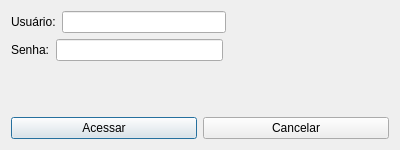
<?xml version="1.0" encoding="UTF-8"?>
<ui version="4.0">
 <class>DialogSessao</class>
 <widget class="QDialog" name="DialogSessao">
  <property name="windowTitle" stdset="0">
   <string>Acessar sistema...</string>
  </property>
  <property name="sizePolicy" stdset="0">
   <sizepolicy hsizetype="Fixed" vsizetype="Fixed">
    <horstretch>0</horstretch>
    <verstretch>0</verstretch>
   </sizepolicy>
  </property>
  <property name="geometry" stdset="0">
   <rect>
    <x>0</x>
    <y>0</y>
    <width>400</width>
    <height>150</height>
   </rect>
  </property>
  <layout class="QVBoxLayout" name="verticalLayout_2">
   <item>
    <layout class="QVBoxLayout" name="verticalLayout">
     <item>
      <layout class="QHBoxLayout" name="horizontalLayout_2">
       <item>
        <widget class="QLabel" name="label_Usuario">
         <property name="text" stdset="0">
          <string>Usuário:</string>
         </property>
        </widget>
       </item>
       <item>
        <widget class="QLineEdit" name="lineEditUsuario"/>
       </item>
       <item>
        <spacer name="horizontalSpacer">
         <property name="sizeHint" stdset="0">
          <size>
           <width>40</width>
           <height>20</height>
          </size>
         </property>
         <property name="orientation" stdset="0">
          <enum>Qt::Horizontal</enum>
         </property>
        </spacer>
       </item>
      </layout>
     </item>
     <item>
      <layout class="QHBoxLayout" name="horizontalLayout_3">
       <item>
        <widget class="QLabel" name="label_Senha">
         <property name="text" stdset="0">
          <string>Senha:</string>
         </property>
        </widget>
       </item>
       <item>
        <widget class="QLineEdit" name="lineEditSenha">
         <property name="echoMode" stdset="0">
          <enum>QLineEdit::PasswordEchoOnEdit</enum>
         </property>
        </widget>
       </item>
       <item>
        <spacer name="horizontalSpacer_2">
         <property name="sizeHint" stdset="0">
          <size>
           <width>40</width>
           <height>20</height>
          </size>
         </property>
         <property name="orientation" stdset="0">
          <enum>Qt::Horizontal</enum>
         </property>
        </spacer>
       </item>
      </layout>
     </item>
    </layout>
   </item>
   <item>
    <spacer name="verticalSpacer">
     <property name="sizeHint" stdset="0">
      <size>
       <width>20</width>
       <height>40</height>
      </size>
     </property>
     <property name="orientation" stdset="0">
      <enum>Qt::Vertical</enum>
     </property>
    </spacer>
   </item>
   <item>
    <layout class="QHBoxLayout" name="horizontalLayout">
     <item>
      <widget class="QPushButton" name="pushButton_Acessar">
       <property name="text" stdset="0">
        <string>Acessar</string>
       </property>
      </widget>
     </item>
     <item>
      <widget class="QPushButton" name="pushButton_Cancelar">
       <property name="text" stdset="0">
        <string>Cancelar</string>
       </property>
      </widget>
     </item>
    </layout>
   </item>
  </layout>
 </widget>
 <resources/>
 <connections/>
</ui>
